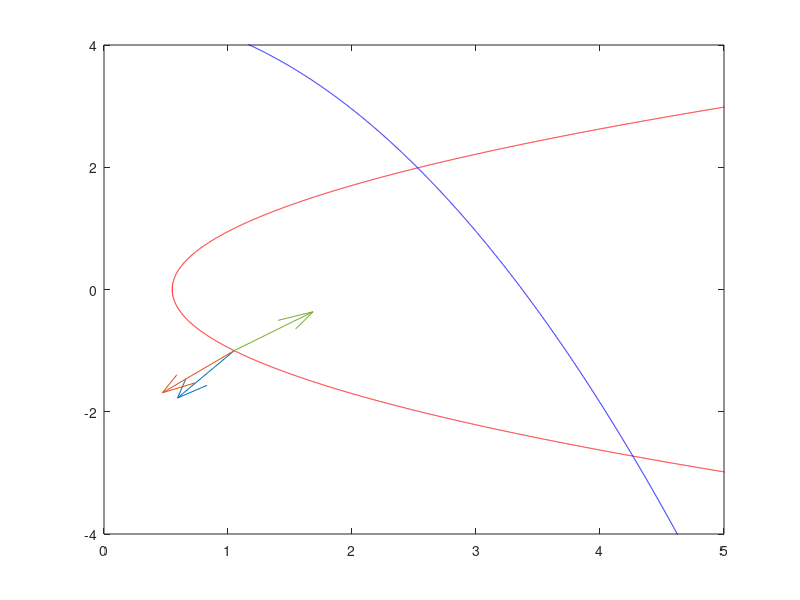

The MATLAB source for this figure: (Note: this script raises an error after producing the figure.)
% plot function g1
x = 0.55:0.001:8;
g1 = sqrt(2.*x - 1.1);
plot(x, g1, 'r')
hold on
plot(x, -g1, 'r')
hold on

% plot fuction g2
x = -8:0.001:8;
g2 = (9.1 - 0.8.*x.^2)/2;
plot(x, g2, 'b')
hold on

% make sure that the grid will stay at a fixed size
xlim([0 5])
ylim([-4 4])

x0 = [1.05 -1];
f = [-1; 0; 0];
lb = [-1; -1; -1];
ub = [1000; 1; 1];

% limit the number of iterations in order to avoid infinite loops
max_iterations = 10000;

% track which constraint is currently active
firstConstraintActive = true;

% store the previous x value
x_prev = x0;

% precision
epsilon = 0.001;

for i=1:max_iterations
    
    % calculate and plot the gradient of function f
    grad_f = [2*(x0(1)-4) 2*(x0(2)-4)];
    quiver(x0(1), x0(2), grad_f(1)/norm(grad_f), grad_f(2)/norm(grad_f))
    hold on
    
    % calculate the gradient and value of function g1
    grad_g1 = [2 -2*x0(2)];
    g1 = 2*x0(1) - x0(2)^2 - 1.1;
    
    % calculate the gradient and value of function g2
    grad_g2 = [-1.6*x0(1) -2];
    g2 = 9 - 0.8*x0(1)^2 - 2*x0(2);
    
    % plot the gradient of function g1
    quiver(x0(1), x0(2), grad_g1(1)/norm(grad_g1), grad_g1(2)/norm(grad_g1))
    hold on
    
    % plot the gradient of function g2
    quiver(x0(1), x0(2), grad_g2(1)/norm(grad_g2), grad_g2(2)/norm(grad_g2))
    hold on
    
    b = [0 g1 g2];
    A = [1 grad_f(1) grad_f(2); 1 -grad_g1(1) -grad_g1(2); 1 -grad_g2(1) -grad_g2(2)];
    [x, fval, exitflag] = linprog(f, A, b, [], [], lb, ub);
    
    % get and plot the direction vector
    d = [x(2), x(3)];
    quiver(x0(1), x0(2), d(1)/norm(d), d(2)/norm(d))
    
    for j=1:max_iterations
        g = 9 - 0.8*x0(1)^2 - 2*x0(2);
        
        % check which boundary is active
        if ~firstConstraintActive
            g = 2*x0(1) - x0(2)^2 - 1.1;
        end
        
        % break if boundary reached
        if g >= 0
            x = x0 + 0.01*d;
            plot([x0(1), x(1)], [x0(2), x(2)], 'g', [x0(1), x(1)], [x0(2), x(2)], 'go')
            x0 = x;
        else
            break;
        end
    end
    
    % make the other constraint active
    firstConstraintActive = ~firstConstraintActive;
    
    % check the distance between the current and previous points
    distance = sqrt((x0(1) - x_prev(1))^2 + (x0(2) - x_prev(2))^2);
    
    % make sure that at least the algorithm worked 5 times
    if distance < epsilon && i > 5
        break;
    end
    
    % refresh the current point
    x_prev = x0;
end
